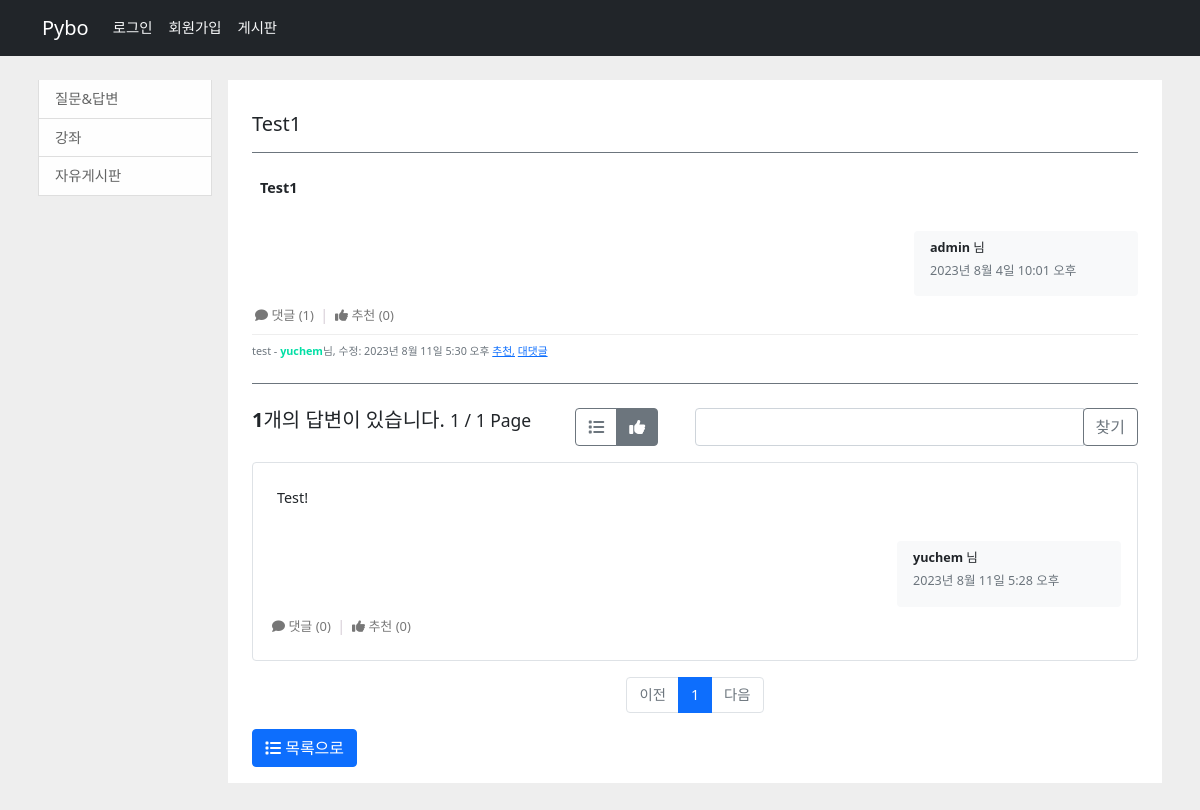
The page /pybo/question/detail/304/ on the database its author committed.
### pybo/models.py (models this page shows, shortened)
class Question(models.Model):
    author = models.ForeignKey(User, on_delete=models.CASCADE, related_name='author_question')
    category = models.ForeignKey(Category, on_delete=models.CASCADE, related_name='category_question')
    subject = models.CharField(max_length=200)          # 글자 수의 길이가 제한된 텍스트를 이용할 때
    content = models.TextField(null=True, default='')   # 글자 수를 제한할 수 없는 텍스트를 이용할 때
    create_date = models.DateTimeField()                # 생성된 날짜와 시간에 관계된 필드.
    modify_date = models.DateTimeField(null=True, blank=True)               # 수정 날짜
    voter = models.ManyToManyField(User, related_name='voter_question')     # 추천인 추가
    comments = models.ManyToManyField(Comment, related_name='comment_question')
    hits = models.DecimalField(max_digits=7, decimal_places=0, default=0)

class Comment(models.Model):
    author = models.ForeignKey(User, on_delete=models.CASCADE, related_name='author_comment')
    category = models.ForeignKey(Category, on_delete=models.CASCADE, related_name='category_comment')
    parent_content = models.TextField(null=True, default='')
    content = models.TextField(null=True, default='')
    create_date = models.DateTimeField()
    modify_date = models.DateTimeField(null=True, blank=True)
    voter = models.ManyToManyField(User, related_name='voter_comment')

class Answer(models.Model):
    author = models.ForeignKey(User, on_delete=models.CASCADE, related_name='author_answer')
    question = models.ForeignKey(Question, on_delete=models.CASCADE)
    content = models.TextField(null=True, default='')
    create_date = models.DateTimeField()
    modify_date = models.DateTimeField(null=True, blank=True)
    voter = models.ManyToManyField(User, related_name='voter_answer')
    comments = models.ManyToManyField(Comment, related_name='comment_answer')

### pybo/views/base_views.py (the view)
# urls.py: path('question/detail/<int:question_id>/', base_views.detail, name='detail'),
def detail(request, question_id):
    page = request.GET.get('page', '1')
    kw = request.GET.get('kw', '')
    sort = request.GET.get('sort', 'recommend')
    question = get_object_or_404(Question, pk=question_id)
    if sort == 'recent':
        answer_list = question.answer_set.order_by('-modify_date')
    else:
        answer_list = question.answer_set.annotate(voter_count=Count('voter')).order_by('-voter_count')
    paginator = Paginator(answer_list, 5)
    page_obj = paginator.get_page(page)
    context = {'question': question, 'answer_list': page_obj, 'page': page, 'kw': kw, 'sort': sort}
    response = render(request, 'pybo/question_detail.html', context)
    expire_date, now = datetime.now(), datetime.now()
    expire_date += timedelta(days=1)
    expire_date = expire_date.replace(hour=0, minute=0, second=0, microsecond=0)
    expire_date -= now
    max_age = expire_date.total_seconds()
    cookie_value = request.COOKIES.get('hitQuestion', '_')
    if f'_{question_id}_' not in cookie_value:
        cookie_value += f'{question_id}_'
        response.set_cookie('hitQuestion', value=cookie_value, max_age=max_age, httponly=True)
        question.hits += 1
        question.save()
    return response

### pybo/templatetags/pybo_filter.py (called while the page is built)
@register.filter
def mark(value):
    extensions = ["nl2br", "fenced_code"]
    return mark_safe(markdown.markdown(value, extensions=extensions))

@register.filter
def find_voter(voter, arg):
    return arg.voter.filter(id=voter.id).exists()

@register.filter
def include(source, arg):
    return str(arg) in source

### templates/pybo/question_detail.html (shortened to what this page needs)
{% extends 'base.html' %}
{% load pybo_filter %}
{% block content %}
    <div class="container mt-3" style="height: auto !important;">
        <div class="row" style="height: auto !important;">
            <div class="col-sm-12 col-md-3 col-lg-2 p-2">
                {% include "sidebar.html" %}
            </div>
            <div class="col-sm-12 col-md-9 col-lg-10 p-2" style="height: auto !important;">
                <div id="content_box" style="height: auto !important;">
                    <div class="container py-3">
                        <div class="my-3" style="height: auto !important;">
                            <h5 class="pb-3 mb-0 border-bottom border-secondary font-weight-bold">{{ question.subject }}</h5>
                            <div class="mt-3 mark-content">
                                <div class="p-2 bd-highlight fw-bold">{{ question.content|mark }}</div>
                            </div>
                            <div class="clearfix my-2">
                                <div class="card small float-end bg-light rounded" style="width: 14rem;">
                                    <div class="card-body p-2 px-3">
                                        <p class="card-title">
                                            <strong>{{ question.author }}</strong> 님
                                        </p>
                                        <p class="card-subtitle mb-2 text-muted">{{ question.modify_date }}</p>
                                    </div>
                                </div>
                            </div>
                            <div class="my-action-buttons">
                                <a href="javascript:question_comment()" class="question_comment_create my-action">
                                    <i class="fa-solid fa-comment"></i> 댓글 ({{ question.comments.count }})
                                </a>
                                |
                                {% if request.user|find_voter:question %}
                                    <a href="javascript:void(0)" data-uri="{% url 'pybo:question_vote_del' question.id  %}" class="unrecommend my-action">
                                        <i class="fa-solid fa-thumbs-up"></i> 추천 해제 ({{question.voter.count}})
                                    </a>
                                {% else %}
                                    <a href="javascript:void(0)" data-uri="{% url 'pybo:question_vote' question.id  %}" class="recommend my-action">
                                        <i class="fa-solid fa-thumbs-up"></i> 추천 ({{question.voter.count}})
                                    </a>
                                {% endif %}
                            </div>
                            <div class="comment-block">
                                <div class="mt-2">
                                    {% if question.comments.count %}
                                        {% if question.comments.count > 8 %}
                                            {% with remainder=question.comments.count|sub:8 %}
                                            <div class="comment py-2 text-muted" id="question_comment_button">
                                                <a href="javascript:question_comment_block()">댓글 {{ question.comments.count|sub:8 }}개 더 보기...</a>
                                            </div>
                                            <div id="question_comment_block" style="display: none;">
                                                {% for comment in question.comments.all|slice_end:remainder %}
                                                    {% include 'pybo/question_comment.html' %}
                                                {% endfor %}
                                            </div>
                                            {% for comment in question.comments.all|slice_start:remainder %}
                                                {% include 'pybo/question_comment.html' %}
                                            {% endfor %}
                                            {% endwith %}
                                        {% else %}
                                            {% for comment in question.comments.all %}
                                                {% include 'pybo/question_comment.html' %}
                                            {% endfor %}
                                        {% endif %}
                                    {% endif %}
                                </div>
                            </div>
                        </div>
                            <div class="d-flex justify-content-between border-top border-secondary pt-4">
                                {% if answer_list %}
                                <h5>
                                    <strong>{{ question.answer_set.count }}</strong>개의 답변이 있습니다.
                                    <small class="m1-5">{{ page }} / {{ answer_list.paginator.num_pages }} Page</small>
                                </h5>
                                <div class="btn-group col-1" role="group" aria-label="Basic radio toggle button group">
                                    <label class="btn btn-outline-secondary" for="btnradio1">
                                       <i class="fas fa-list"></i>
                                    </label>
                                    <label class="btn btn-outline-secondary" for="btnradio2">
                                        <i class="fas fa-thumbs-up"></i>
                                    </label>
                                </div>
                                <div class="col-6">
                                    <div class="input-group">
                                        <input type="text" id="search_kw" class="form-control" value="{{ kw|default_if_none:'' }}">
                                        <div class="input-group-append">
                                            <button class="btn btn-outline-secondary" type="button" id="btn_search">찾기</button>
                                        </div>
                                    </div>
                                </div>
                                {% endif %}
                            </div>
                            <div class="answer-block my-3">
                                {% if answer_list %}
                                {% for answer in answer_list %}
                                    <div class="answer-item p-3 my-3 border rounded">
                                        <div class="p-2">{{ answer.content|mark }}</div>
                                        <div class="clearfix my-2">
                                            <div class="card small float-end bg-light rounded" style="width: 14rem;">
                                                <div class="card-body p-2 px-3">
                                                    <p class="card-title">
                                                        <strong>{{ answer.author }}</strong> 님
                                                    </p>
                                                    <p class="card-subtitle mb-2 text-muted">{{ answer.modify_date }}</p>
                                                </div>
                                            </div>
                                        </div>
                                        <div class="my-action-buttons">
                                            <a href="javascript:answer_comment({{ answer.id }})" class="question_comment_create my-action">
                                                 <i class="fa-solid fa-comment"></i> 댓글 ({{ answer.comments.count }})
                                            </a>
                                            |
                                            {% if request.user|find_voter:answer %}
                                                <a href="javascript:void(0)" data-uri="{% url 'pybo:answer_vote_del' answer.id  %}" class="unrecommend my-action">
                                                   <i class="fa-solid fa-thumbs-up"></i> 추천 해제 ({{answer.voter.count}})
                                                </a>
                                            {% else %}
                                                <a href="javascript:void(0)" data-uri="{% url 'pybo:answer_vote' answer.id  %}" class="recommend my-action">
                                                    <i class="fa-solid fa-thumbs-up"></i> 추천 ({{answer.voter.count}})
                                                </a>
                                            {% endif %}
                                        </div>
                                    </div>
                                {% endfor %}
                                <ul class="pagination justify-content-center">
                                    {% if answer_list.has_previous %}
                                        <li class="page-item">
                                            <a class="page-link" data-page="{{ answer_list.previous_page_number }}" href="javascript:void(0)">이전</a>
                                        </li>
                                    {% else %}
                                        <li class="page-item disabled">
                                            <a class="page-link" tabindex="-1" aria-disabled="true" href="#">이전</a>
                                        </li>
                                    {% endif %}
                                    {% for page_number in answer_list.paginator.page_range %}
                                        {% if page_number >= answer_list.number|add:-5 and page_number <= answer_list.number|add:5 %}
                                        {% if page_number == answer_list.number %}
                                            <li class="page-item active" aria-current="page">
                                                <a class="page-link" data-page="{{ page_number }}" href="javascript:void(0)">{{ page_number }}</a>
                                            </li>
                                        {% else %}
                                            <li class="page-item">
                                                <a class="page-link" data-page="{{ page_number }}" href="javascript:void(0)">{{ page_number }}</a>
                                            </li>
                                        {% endif %}
                                        {% endif %}
                                    {% endfor %}
                                    {% if answer_list.has_next %}
                                    <li class="page-item">
                                        <a class="page-link" data-page="{{ answer_list.next_page_number }}" href="javascript:void(0)">다음</a>
                                    </li>
                                    {% else %}
                                        <li class="page-item disabled">
                                            <a class="page-link" tabindex="-1" aria-disabled="true" href="javascript:void(0)">다음</a>
                                        </li>
                                    {% endif %}
                                </ul>
                                {% endif %}
                            </div>
                            <a href="{% url 'pybo:index' %}" class="btn btn-primary"><i class="fas fa-list"></i> 목록으로</a>
                        </div>
                    </div>
                </div>
            </div>
        </div>
{% endblock %}

### templates/pybo/question_comment.html (shortened to what this page needs)
{% load pybo_filter %}
<div class="comment py-2 text-muted">
    <span style="white-space: pre-line;" class="comment-content">{{ comment.content }}</span>
    - <span>
        <strong style="color:#01DFA5;">{{ comment.author }}</strong>님,
    {% if comment.modify_date %}
        수정: {{ comment.modify_date }}
    {% else %}
        {{ comment.create_date }}
    {% endif %}
    </span>
    {% if request.user|find_voter:comment %}
        <a href="javascript:void(0)" data-uri="{% url 'pybo:comment_vote_del' question.id comment.id  %}" class="unrecommend">
            추천 해제,</a>
    {% else %}
        <a href="javascript:void(0)" data-uri="{% url 'pybo:comment_vote' question.id comment.id %}" class="recommend">
            추천,</a>
    {% endif %}
    <a href="javascript:question_comment_reply({{ comment.id }})" id="question_comment{{ comment.id }}" data-author="{{ comment.author }}">대댓글</a>
</div>

### static/style.css (style rules this page uses)
html { position: relative; min-height: 100%; }
body { margin-bottom: 80px; background: #eee; font-size: 0.9em; }
#content_box { background: #ffffff; }
.card { border: none; border-radius: 0px; background: #fff; }
.comment { border-top:solid 1px #eee; font-size:0.75em; }
.my-action-buttons { color:#D5CCD5; }
.my-action { cursor: pointer; background-color: #fff; color: #777; font-size:13px; padding:3px; text-decoration-line: none; }

### rows shown on the page
Question: subject "Test1", content|mark "Test1", author "admin", modify_date "2023년 8월 4일 10:01 오후", comments.count "1", voter.count "0", answer_set.count "1"
Comment: content "test", author "yuchem", modify_date "2023년 8월 11일 5:30 오후", shows "추천,"
Answer: content|mark "Test!", author "yuchem", modify_date "2023년 8월 11일 5:28 오후", comments.count "0", voter.count "0"

### other values the page prints
{{ page }} "1"
{{ answer_list.paginator.num_pages }} "1"
{{ page_number }} "1"
